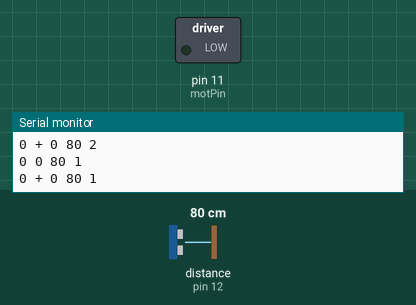
Bench run of a sketch on a simulated Arduino Uno, built with avr-gcc and run on an emulated ATmega328P. Parts: switched loads named in the sketch (green lamp = pin HIGH), the last lines printed to the serial monitor. Wiring (inferred from the names in the program): ultrasonic range finder: trigger pin 13; echo pin 12. Dashed ring = blinking. The inputs (shaded band) are chosen by the test bench; at power-on: distance to the obstacle (sensor on pin 12) 80 cm. The echo pulse lasts 58.3 µs per cm; pins used as bus, display or sensor lines are not drawn.

Above: at 1.2 s.
1.3 s: distance to the obstacle (sensor on pin 12) set to 2 cm
At 2.2 s:
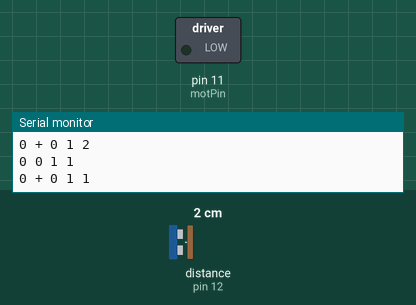
4.3 s: distance to the obstacle (sensor on pin 12) set to 103 cm
At 5.7 s:
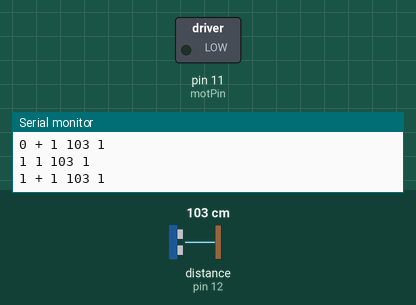
6.0 s: distance to the obstacle (sensor on pin 12) set to 299 cm
At 6.29 s:
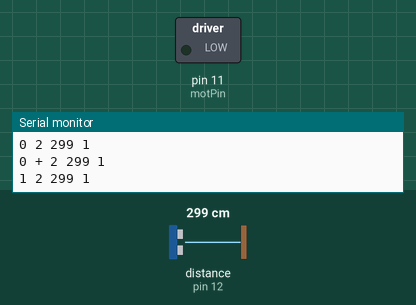
Timing chart, 0 to 9.0 s (numbered marks = the images above; inputs shaded):
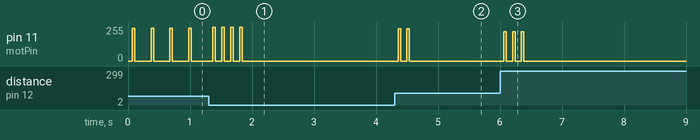

The sketch:

EZEyes_20160429.ino
```cpp
/*
HC-SR04 Ping distance sensor]
VCC to arduino 5v GND to arduino GND
Echo to Arduino pin 13 Trig to Arduino pin 12
Motor to Arduino pin 11
*/

#include "TimerOne.h"

#define trigPin 13
#define echoPin 12
#define motPin 11

int n,m,flagdist, ndistance;
long duration,distance, xdist, wait;
unsigned long ntime;

void setup() {
  Serial.begin (9600);
  pinMode(trigPin, OUTPUT);
  pinMode(echoPin, INPUT);
  pinMode(motPin, OUTPUT);

  Timer1.attachInterrupt(MEASUREdistance,10);
}

void MEASUREdistance()
{
  if(millis()-ntime>60+1*distance)
  {
  digitalWrite(trigPin, LOW);  // Added this line
  delayMicroseconds(2); // Added this line
  digitalWrite(trigPin, HIGH);
//  delayMicroseconds(1000); - Removed this line
  delayMicroseconds(10); // Added this line
  digitalWrite(trigPin, LOW);

  duration = pulseIn(echoPin, HIGH);

  distance = (duration/2) / 29.1;


//Serial.print(n);Serial.print(" - ");Serial.print(distance/100);Serial.print(" - ");Serial.print(distance);Serial.print(" - ");Serial.println(flagdist);
//Serial.print(xdist);Serial.print(" - ");Serial.println(distance);

if(distance>0&&distance<=400)
{
  m=2*distance/100+2; //Precisão na detecção, sensibilidade á variação da distância

if (distance>=xdist+m||distance<=xdist-m) //Distância actual é diferente da dist^nacia anterior mais/menos a sensibilidade
{
  ndistance=distance/100; //distância em metros
  xdist=distance;         //Guarda o valor da distância para posterior comparação
  if(distance<100)
  {flagdist=4;}   //Número de ciclos antes de parar se a distância não variar, 4 ciclos até 1m e 1 ciclo em 3m
  else
  {flagdist=1;}
}
}
else
{distance=xdist;}

ntime=millis();
  }
}

void Motor()
{
  if(flagdist>0)
  {

for (n=0;n<=ndistance;n++)
{
Serial.print(n);Serial.print(" ");Serial.print(distance/100);Serial.print(" ");Serial.print(distance);Serial.print(" ");Serial.println(flagdist);

//analogWrite(motPin,255-distance/4);
analogWrite(motPin,255-distance/8);
//delay (150+distance/4);
//delay (100+distance/2);
delay (40);
//MEASUREdistance();
analogWrite(motPin,0);
//delay (150+distance/4);
//delay (100+distance/2);
delay (100);
//MEASUREdistance();
Serial.print(n);Serial.print(" + ");Serial.print(distance/100);Serial.print(" ");Serial.print(distance);Serial.print(" ");Serial.println(flagdist);

}
wait=distance*2;
delay(wait);
flagdist=flagdist-1;
}
  //Serial.print(distance);Serial.print(" ");Serial.println(flagdist);
}


void loop() {

  Motor();
}
```

Measured:
- after the input at 1.3 s, pin 11 (motPin): alternates 255/255 for 0.04 s and 0/255 for 0.10 s, 8 changes in all, then stays 0/255, starting after 0.07 s
- after the input at 4.3 s, pin 11 (motPin): alternates 243/255 for 0.04 s and 0/255 for 0.10 s, 4 changes in all, then stays 0/255, starting after 0.06 s
- after the input at 6.0 s, pin 11 (motPin): alternates 218/255 for 0.04 s and 0/255 for 0.10 s, 6 changes in all, then stays 0/255, starting after 0.06 s
- by itself, pin 11 (motPin): alternates 245/255 for 0.04 s and 0/255 for 0.26 s
